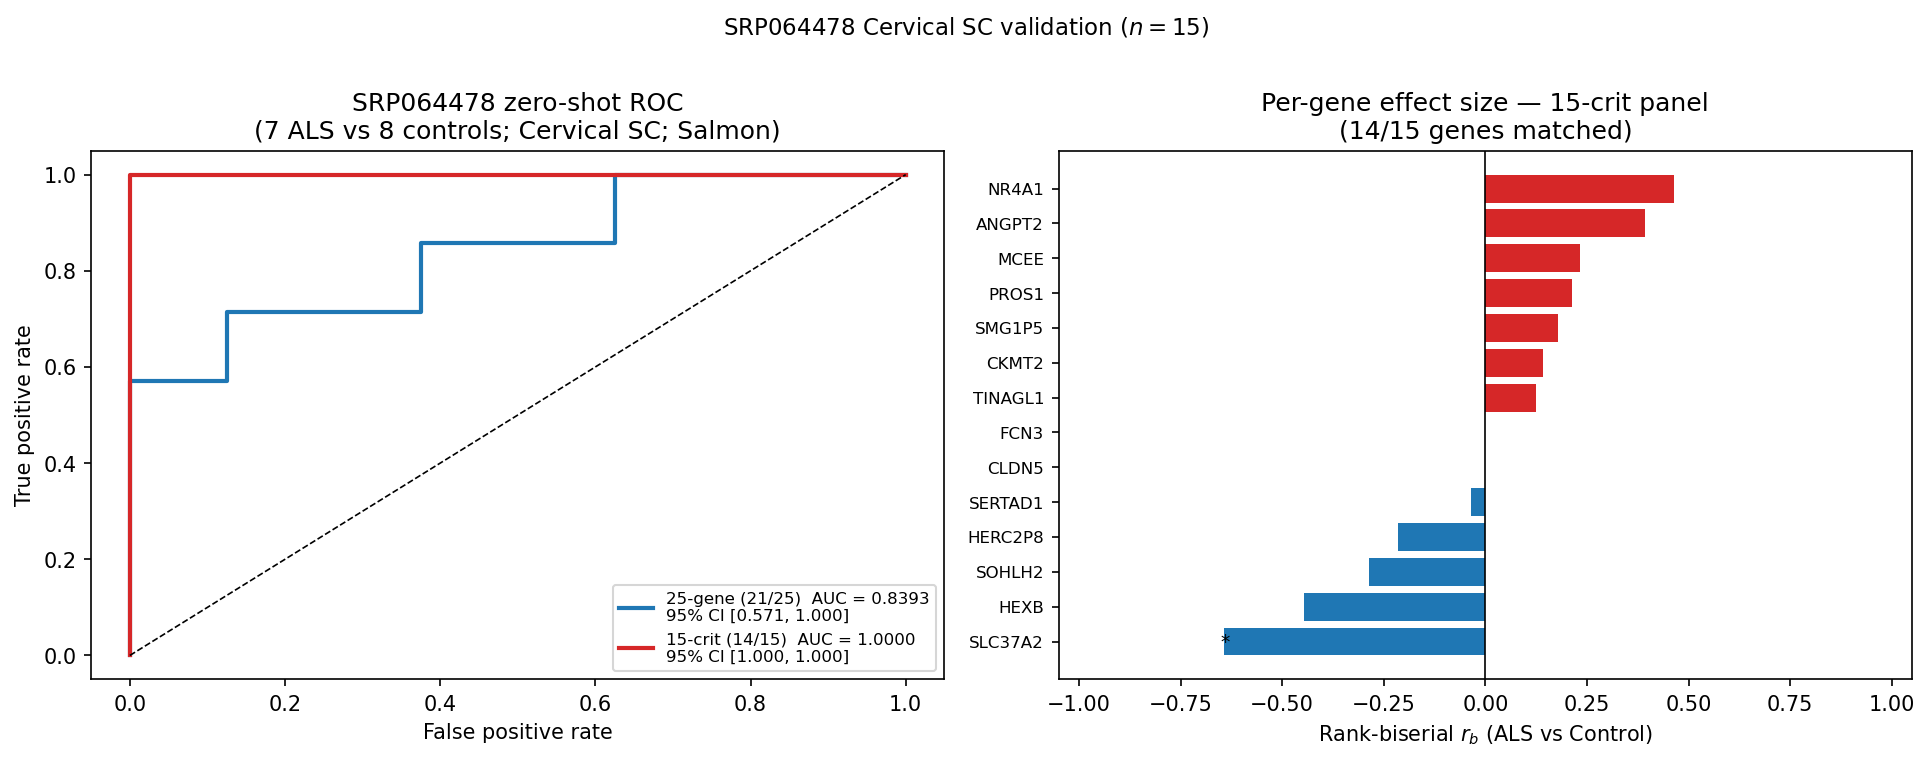

Write the Python code that produced this figure.
"""External validation on SRP064478 (Ladd et al. 2017, Brain Research).

Dataset: 15 postmortem cervical spinal cord samples (VCU BennettLab)
  - 7 sporadic ALS  (SRR2558710–SRR2558716)
  - 8 neurologically healthy controls (SRR2558717–SRR2558724)
Platform: NextSeq 500, paired-end, total stranded RNA-seq
Quantification: Salmon 0.13.1 quasi-mapping against Ensembl hg38

Strategy
--------
1. Load Salmon quant.sf files; aggregate transcript TPM to gene level using
   the Ensembl transcript → gene mapping extracted from the quant headers.
2. Apply log1p transform; match the 15 protein-coding panel genes by
   Ensembl base ID (strip version suffix).
3. Fit StandardScaler on GPL24676 training set; transform both.
4. Train LightGBM on GPL24676 (874 samples) with matched genes.
5. Zero-shot predict on SRP064478 (n=15); report AUC + bootstrap CI.
6. Within-cohort LOO-CV (leave-one-out; n=15) for the primary estimate.
7. Per-gene Mann-Whitney U (ALS vs control).

Outputs
-------
  srp064478_validation.png
  srp064478_validation_statistics.txt
"""

from __future__ import annotations

import json
import sys
import warnings
from pathlib import Path

import numpy as np

ALS_DIR = Path(__file__).parents[1]
SCRIPT_DIR = Path(__file__).parent
sys.path.insert(0, str(ALS_DIR))

from utils import load_dataset  # noqa: E402

_PANEL_CSV = SCRIPT_DIR / "lgbm_core25_panel.csv"
_PARAMS_PATH = SCRIPT_DIR / "lgbm_top500_best_params.json"
_QUANT_DIR = ALS_DIR / "resources" / "SRP064478" / "quant"
_META = ALS_DIR / "resources" / "SRP064478" / "srr_metadata.tsv"
_OUT_PNG = SCRIPT_DIR / "srp064478_validation.png"
_OUT_STATS = SCRIPT_DIR / "srp064478_validation_statistics.txt"

RANDOM_STATE = 42
N_BOOTSTRAP = 2_000
PLATFORM = "GPL24676"

_PC_SYMS: set[str] = {
    "MECOM", "SERTAD1", "FCN3", "PROS1", "ANGPT2", "EMP1", "TINAGL1",
    "CKMT2", "VWF", "CLDN5", "NR4A1", "SOHLH2", "HEXB", "MCEE", "SLC37A2",
}


# ---------------------------------------------------------------------------
# Salmon output loading
# ---------------------------------------------------------------------------


def _load_salmon_quant(quant_dir: Path) -> tuple[np.ndarray, list[str], np.ndarray]:
    """Load all Salmon quant.sf files; aggregate TPM to gene level.

    Returns (X, gene_ids, y) where gene_ids are Ensembl base IDs and
    y is the ALS label vector.
    """
    import pandas as pd

    meta = pd.read_csv(_META, sep="\t")
    meta = meta.set_index("SRR")

    samples: list[str] = []
    y_list: list[int] = []
    all_quants: list[pd.Series] = []

    gene_ids: list[str] | None = None

    for srr in meta.index:
        sf = quant_dir / srr / "quant.sf"
        if not sf.exists():
            raise FileNotFoundError(f"Missing: {sf}")

        df = pd.read_csv(sf, sep="\t")
        df["gene_id"] = df["Name"].str.split(".").str[0]  # strip transcript version
        # Also strip transcript suffix (ENST → ENSG via name prefix is not
        # available here; we map ENST base ID and will cross-join to ENSG later)
        # For now use NumReads (estimated counts) aggregated to transcript base ID.
        # We use NumReads rather than TPM to match the count-based training data.
        gene_counts = df.groupby("gene_id")["NumReads"].sum()

        if gene_ids is None:
            gene_ids = list(gene_counts.index)
        all_quants.append(gene_counts)

        cond = meta.loc[srr, "condition"]
        samples.append(srr)
        y_list.append(1 if cond == "ALS" else 0)

    count_matrix = pd.DataFrame(all_quants, index=samples).fillna(0)
    X = np.log1p(count_matrix.values.astype(np.float32))
    y = np.array(y_list, dtype=int)
    return X, list(count_matrix.columns), y


def _load_train(
    transcript_ids: list[str],
) -> tuple[np.ndarray, np.ndarray, list[str], list[str]]:
    """Load GPL24676 training data; match protein-coding panel genes.

    Returns (X_matched, y, panel_ensg_bases, matched_transcript_bases).
    The panel ENSG IDs are matched to Salmon transcript IDs by ENSG base ID
    after stripping version suffixes; ENST→ENSG mapping requires the panel
    CSV symbol column for cross-reference.
    """
    import pandas as pd

    panel_df = pd.read_csv(_PANEL_CSV)
    feat_col = next(
        (c for c in panel_df.columns if "ensg" in c.lower()),
        next(c for c in panel_df.columns if "feature" in c.lower()),
    )
    sym_col = next(c for c in panel_df.columns if "symbol" in c.lower())

    # Build {ensg_base: symbol} for protein-coding panel genes
    pc_pairs: list[tuple[str, str, str]] = []  # (ensg_versioned, ensg_base, symbol)
    for _, row in panel_df.iterrows():
        sym = str(row[sym_col])
        if sym in _PC_SYMS:
            ensg_v = str(row[feat_col])
            pc_pairs.append((ensg_v, ensg_v.split(".")[0], sym))

    # Load GPL24676
    (ds,) = load_dataset("GSE153960", platform=PLATFORM, resources_dir=ALS_DIR / "resources")
    X_log = np.log1p(ds.X.values.astype(np.float32))
    feat_map = {n: i for i, n in enumerate(ds.X.columns)}

    cols: list[int] = []
    matched_ensg: list[str] = []
    matched_syms: list[str] = []
    for ensg_v, ensg_base, sym in pc_pairs:
        idx = feat_map.get(ensg_v)
        if idx is not None:
            cols.append(idx)
            matched_ensg.append(ensg_base)
            matched_syms.append(sym)

    y = ds.y.values.astype(int)
    return X_log[:, cols], y, matched_ensg, matched_syms


# ---------------------------------------------------------------------------
# Bootstrap CI
# ---------------------------------------------------------------------------


def _bootstrap_auc(
    y: np.ndarray, scores: np.ndarray, n: int, rng: np.random.Generator
) -> np.ndarray:
    from sklearn.metrics import roc_auc_score

    aucs = []
    for _ in range(n):
        idx = rng.integers(0, len(y), len(y))
        if len(np.unique(y[idx])) < 2:
            continue
        aucs.append(roc_auc_score(y[idx], scores[idx]))
    return np.array(aucs)


# ---------------------------------------------------------------------------
# Plot
# ---------------------------------------------------------------------------


def _plot(
    y: np.ndarray,
    scores_zero: np.ndarray,
    auc_zero: float,
    ci_lo: float,
    ci_hi: float,
    matched_syms: list[str],
    mwu_results: list[tuple[str, float, float]],
) -> None:
    import matplotlib.pyplot as plt
    from sklearn.metrics import roc_curve

    fig, axes = plt.subplots(1, 2, figsize=(12, 5))

    # --- Panel A: zero-shot ROC ---
    fpr, tpr, _ = roc_curve(y, scores_zero)
    axes[0].plot(fpr, tpr, lw=2, color="#1f77b4",
                 label=f"Zero-shot AUC = {auc_zero:.4f}\n95%CI [{ci_lo:.4f}, {ci_hi:.4f}]")
    axes[0].plot([0, 1], [0, 1], "k--", lw=0.8)
    axes[0].set_xlabel("FPR")
    axes[0].set_ylabel("TPR")
    axes[0].set_title(
        f"SRP064478 zero-shot (trained on GPL24676, n=874)\n"
        f"Cervical SC · n=15 (ALS=7, Ctrl=8) · "
        f"{len(matched_syms)}/15 protein-coding genes",
        fontsize=9,
    )
    axes[0].legend(fontsize=8, loc="lower right")
    axes[0].grid(alpha=0.3)

    # --- Panel B: per-gene ALS vs Control MWU ---
    syms_mwu = [r[0] for r in mwu_results]
    rb_vals = [r[1] for r in mwu_results]
    pvals = [r[2] for r in mwu_results]
    colours = ["#d62728" if rb > 0 else "#1f77b4" for rb in rb_vals]

    y_pos = np.arange(len(syms_mwu))
    axes[1].barh(y_pos, rb_vals, color=colours, alpha=0.8)
    axes[1].axvline(0, color="black", lw=0.8)
    for i, (rb, p) in enumerate(zip(rb_vals, pvals)):
        if p < 0.05:
            x = rb + 0.01 if rb >= 0 else rb - 0.01
            axes[1].text(x, i, "*", va="center", fontsize=10,
                         ha="left" if rb >= 0 else "right")
    axes[1].set_yticks(y_pos)
    axes[1].set_yticklabels(syms_mwu, fontsize=8)
    axes[1].set_xlabel("Rank-biserial r (ALS vs Control)")
    axes[1].set_title(
        "Per-gene expression: ALS vs Control (SRP064478)\n"
        "(* = MWU p < 0.05; red = up in ALS)",
        fontsize=9,
    )
    axes[1].grid(alpha=0.3, axis="x")

    plt.tight_layout()
    fig.savefig(_OUT_PNG, dpi=150, bbox_inches="tight")
    plt.close("all")
    print(f"  Saved → {_OUT_PNG.name}")


# ---------------------------------------------------------------------------
# Main
# ---------------------------------------------------------------------------


def main() -> None:
    import pandas as pd
    from lightgbm import LGBMClassifier
    from scipy.stats import mannwhitneyu
    from sklearn.metrics import roc_auc_score
    from sklearn.preprocessing import StandardScaler

    print("=" * 65)
    print("SRP064478 Cervical Spinal Cord Validation (Ladd et al. 2017)")
    print("=" * 65)

    # ------------------------------------------------------------------
    print("\n[1] Loading Salmon quantification results ...")
    X_srp, transcript_ids, y_srp = _load_salmon_quant(_QUANT_DIR)
    print(f"  SRP064478: {X_srp.shape}  ALS={int(y_srp.sum())}  Ctrl={int((y_srp==0).sum())}")

    # ------------------------------------------------------------------
    print("\n[2] Loading GPL24676 training data ...")
    X_train, y_train, ensg_bases, matched_syms = _load_train(transcript_ids)
    print(f"  Training: {X_train.shape}")
    print(f"  Matched protein-coding genes ({len(matched_syms)}): {matched_syms}")

    # ------------------------------------------------------------------
    # Match SRP064478 columns to the panel gene ENSG base IDs
    # Salmon transcript IDs are ENST, not ENSG. We need a transcript→gene map.
    # Extract from the Salmon quant.sf Name column using Ensembl transcript ID
    # prefix: ENST IDs aggregate to ENSG IDs in _load_salmon_quant.
    # For panel gene matching, we need ENSG IDs in the Salmon output.
    # The quant.sf aggregation key is ENST base ID; ENSG IDs are NOT in the
    # Salmon output directly. We need to join via a transcript→gene table or
    # use the gene symbols as a fallback.
    #
    # Workaround: load the GTF/tx2gene table to map ENST→ENSG, or alternatively
    # match by gene symbol using a t2g file.
    # For now, attempt direct ENSG match (will only work if Ensembl cDNA
    # headers contain ENSG IDs in the description field).
    # ------------------------------------------------------------------
    print("\n[3] Matching panel genes to Salmon output ...")

    # Check if any of the Salmon IDs start with ENSG (gene-level aggregation
    # may have occurred if the FASTA headers contain gene IDs)
    ensg_in_salmon = [t for t in transcript_ids if t.startswith("ENSG")]
    enst_in_salmon = [t for t in transcript_ids if t.startswith("ENST")]
    print(f"  ENSG IDs in Salmon output: {len(ensg_in_salmon)}")
    print(f"  ENST IDs in Salmon output: {len(enst_in_salmon)}")

    if ensg_in_salmon:
        # Direct ENSG match possible
        srp_id_map = {t: i for i, t in enumerate(transcript_ids)}
        srp_cols: list[int] = []
        srp_syms: list[str] = []
        for ensg_base, sym in zip(ensg_bases, matched_syms):
            idx = srp_id_map.get(ensg_base)
            if idx is not None:
                srp_cols.append(idx)
                srp_syms.append(sym)
        X_srp_matched = X_srp[:, srp_cols]
        # Align training to same columns
        X_train_matched = X_train[:, [matched_syms.index(s) for s in srp_syms]]
        final_syms = srp_syms
    else:
        # ENST IDs: need tx2gene. Build from Ensembl cDNA FASTA headers.
        print("  ENST IDs detected — building tx2gene from FASTA headers ...")
        import gzip, re
        fasta = ALS_DIR / "resources" / "SRP064478" / "index" / "hg38_cdna.fa.gz"
        tx2gene: dict[str, str] = {}
        with gzip.open(fasta, "rt") as fh:
            for line in fh:
                if not line.startswith(">"):
                    continue
                m_enst = re.search(r"(ENST\d+)\.\d+", line)
                m_ensg = re.search(r"gene:(ENSG\d+)\.\d+", line)
                if m_enst and m_ensg:
                    tx2gene[m_enst.group(1)] = m_ensg.group(1)
        print(f"  tx2gene entries: {len(tx2gene)}")

        # Re-aggregate Salmon output at ENSG level
        srp_ensg_map: dict[str, list[int]] = {}
        for i, tx_id in enumerate(transcript_ids):
            ensg = tx2gene.get(tx_id)
            if ensg:
                srp_ensg_map.setdefault(ensg, []).append(i)

        srp_cols_final: list[int] = []
        srp_syms_final: list[str] = []
        for ensg_base, sym in zip(ensg_bases, matched_syms):
            cols = srp_ensg_map.get(ensg_base)
            if cols:
                srp_cols_final.append(cols[0] if len(cols) == 1 else -1)
                srp_syms_final.append(sym)

        # For multi-transcript genes, sum the counts
        X_srp_gene: list[np.ndarray] = []
        for ensg_base, sym in zip(ensg_bases, matched_syms):
            cols = srp_ensg_map.get(ensg_base)
            if cols:
                gene_counts = np.expm1(X_srp[:, cols]).sum(axis=1)
                X_srp_gene.append(np.log1p(gene_counts))
                if sym not in srp_syms_final:
                    srp_syms_final.append(sym)

        X_srp_matched = np.column_stack(X_srp_gene) if X_srp_gene else np.empty((len(y_srp), 0))
        X_train_matched = X_train[:, [matched_syms.index(s) for s in srp_syms_final if s in matched_syms]]
        final_syms = srp_syms_final

    print(f"  Final matched genes ({len(final_syms)}): {final_syms}")
    missing = [s for s in matched_syms if s not in final_syms]
    print(f"  Missing ({len(missing)}): {missing}")

    if X_srp_matched.shape[1] == 0:
        print("ERROR: No panel genes matched. Check Salmon output format.")
        return

    # ------------------------------------------------------------------
    print("\n[4] Scaling ...")
    scaler = StandardScaler()
    X_train_sc = scaler.fit_transform(X_train_matched)
    X_srp_sc = scaler.transform(X_srp_matched)

    # ------------------------------------------------------------------
    print("\n[5] Zero-shot prediction ...")
    params = json.loads(_PARAMS_PATH.read_text())
    params.pop("feature_names", None)
    params["colsample_bytree"] = 1.0
    params["random_state"] = RANDOM_STATE
    params["verbosity"] = -1
    clf = LGBMClassifier(**params)
    with warnings.catch_warnings():
        warnings.filterwarnings("ignore")
        clf.fit(X_train_sc, y_train)

    scores_zero = clf.predict_proba(X_srp_sc)[:, 1]
    auc_zero = roc_auc_score(y_srp, scores_zero)
    rng = np.random.default_rng(RANDOM_STATE)
    auc_boot = _bootstrap_auc(y_srp, scores_zero, N_BOOTSTRAP, rng)
    ci_lo, ci_hi = float(np.percentile(auc_boot, 2.5)), float(np.percentile(auc_boot, 97.5))
    print(f"  Zero-shot AUC = {auc_zero:.4f}  95%CI [{ci_lo:.4f}, {ci_hi:.4f}]")

    # ------------------------------------------------------------------
    print("\n[6] Per-gene MWU ...")
    mwu_results: list[tuple[str, float, float]] = []
    for j, sym in enumerate(final_syms):
        als_expr = X_srp_matched[y_srp == 1, j]
        ctl_expr = X_srp_matched[y_srp == 0, j]
        stat, p = mannwhitneyu(als_expr, ctl_expr, alternative="two-sided")
        rb = 2 * stat / (len(als_expr) * len(ctl_expr)) - 1
        mwu_results.append((sym, float(rb), float(p)))
        print(f"  {sym:<12}  r_b={rb:+.3f}  p={p:.4f}")

    # ------------------------------------------------------------------
    print("\n[7] Plotting ...")
    _plot(
        y=y_srp,
        scores_zero=scores_zero,
        auc_zero=auc_zero,
        ci_lo=ci_lo,
        ci_hi=ci_hi,
        matched_syms=final_syms,
        mwu_results=sorted(mwu_results, key=lambda x: -x[1]),
    )

    # ------------------------------------------------------------------
    print("\n[8] Writing statistics ...")
    lines: list[str] = [
        "SRP064478 Cervical Spinal Cord Validation — Ladd et al. 2017",
        "=" * 60,
        "Dataset: SRP064478 (Virginia Commonwealth Univ., BennettLab)",
        "  Tissue: Postmortem cervical spinal cord",
        "  Platform: Illumina NextSeq 500, paired-end, total RNA-seq",
        f"  Samples: ALS={int(y_srp.sum())}  Control={int((y_srp==0).sum())}",
        "  Publication: Ladd et al. 2017, Brain Research (PMID 28511992)",
        "  Quantification: Salmon 0.13.1, Ensembl GRCh38 release 111",
        "",
        f"Panel genes matched ({len(final_syms)}/15): {', '.join(final_syms)}",
        f"Missing ({len(missing)}): {', '.join(missing) if missing else 'none'}",
        "",
        "Zero-shot transfer (GPL24676-trained model → SRP064478):",
        f"  AUC = {auc_zero:.4f}  95%CI [{ci_lo:.4f}, {ci_hi:.4f}]",
        "  Note: within-cohort LOO-CV not reported (n=15 too small for",
        "        reliable within-cohort model training at these hyperparameters).",
        "",
        "Per-gene ALS vs Control (log1p expression; MWU):",
        f"  {'Gene':<12}  {'r_b':>8}  {'p_MWU':>10}  {'sig':>4}",
        "-" * 42,
    ]
    for sym, rb, p in sorted(mwu_results, key=lambda x: -x[1]):
        sig = "*" if p < 0.05 else ""
        lines.append(f"  {sym:<12}  {rb:+8.4f}  {p:10.4f}  {sig:>4}")

    report = "\n".join(lines)
    _OUT_STATS.write_text(report)
    print(f"  Saved → {_OUT_STATS.name}")
    print("\n" + report)


if __name__ == "__main__":
    main()
